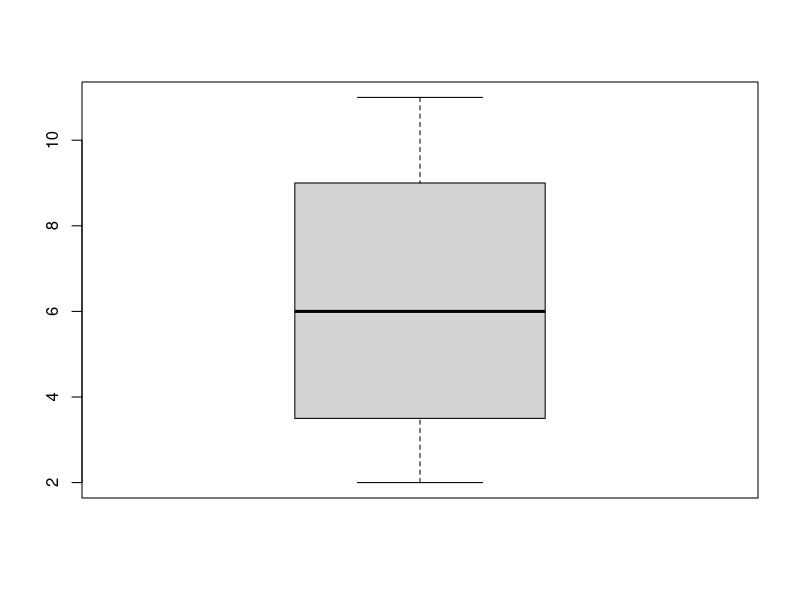
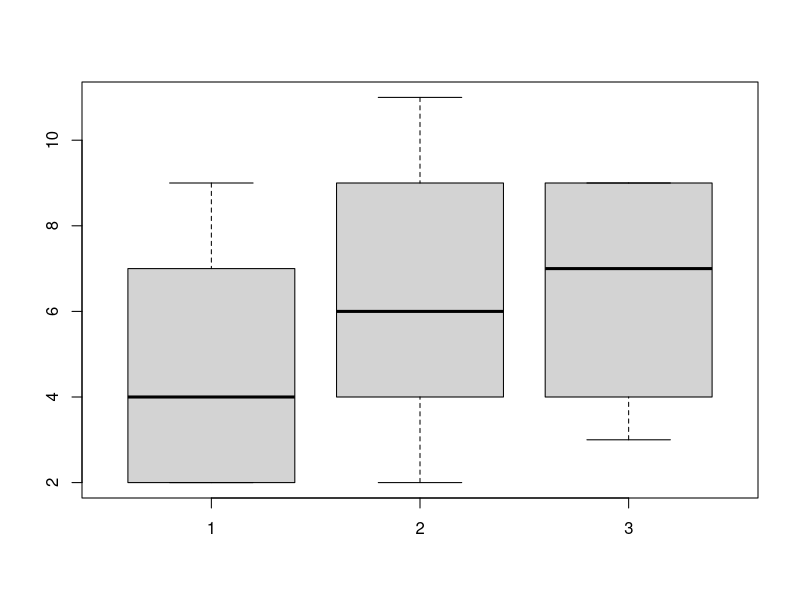

Reproduce these figures in R, in order.
### R code from vignette source '26_basic_course_on_R_ooprog.Rnw'

###################################################
### code chunk number 1: 26_basic_course_on_R_ooprog.Rnw:76-77
###################################################
x <- c(2, 4, 2, 7, 9, 11, 9, 4, 2, 6, 7, 9, 9, 4, 3)


###################################################
### code chunk number 2: 26_basic_course_on_R_ooprog.Rnw:80-81
###################################################
x


###################################################
### code chunk number 3: 26_basic_course_on_R_ooprog.Rnw:84-85
###################################################
logicVec <- c(TRUE, FALSE, TRUE)


###################################################
### code chunk number 4: 26_basic_course_on_R_ooprog.Rnw:88-89
###################################################
logicVec


###################################################
### code chunk number 5: 26_basic_course_on_R_ooprog.Rnw:93-94
###################################################
X <- matrix(x, nrow = 5, ncol = 3)


###################################################
### code chunk number 6: 26_basic_course_on_R_ooprog.Rnw:97-98
###################################################
X


###################################################
### code chunk number 7: 26_basic_course_on_R_ooprog.Rnw:119-124 (eval = FALSE)
###################################################
## class()     # Determines the class of an object.  Can also be  
##             # used to assign a class to an object.
## is.cname()  # Returns TRUE if an object belongs to the class 
##             # "cname" (e.g. is.numeric(), is.data.frame(), etc.) 
##             # and FALSE otherwise.


###################################################
### code chunk number 8: 26_basic_course_on_R_ooprog.Rnw:131-134
###################################################
class(x)
class(logicVec)
class(X)


###################################################
### code chunk number 9: 26_basic_course_on_R_ooprog.Rnw:167-169
###################################################
boxplot(x)               # x is a vector.
boxplot(X)               # X is a matrix with 3 columns.


###################################################
### code chunk number 10: 26_basic_course_on_R_ooprog.Rnw:220-221
###################################################
boxplot


###################################################
### code chunk number 11: 26_basic_course_on_R_ooprog.Rnw:226-230 (eval = FALSE)
###################################################
## methods()      # Determine the S3 methods that are associated   
##                # with a given generic function
## showMethods()  # Determine the S4 methods that are associated   
##                # with a given generic function


###################################################
### code chunk number 12: 26_basic_course_on_R_ooprog.Rnw:237-238
###################################################
methods(boxplot)


###################################################
### code chunk number 13: 26_basic_course_on_R_ooprog.Rnw:245-246 (eval = FALSE)
###################################################
## boxplot(x)


###################################################
### code chunk number 14: 26_basic_course_on_R_ooprog.Rnw:250-251 (eval = FALSE)
###################################################
## boxplot.default(x)


###################################################
### code chunk number 15: 26_basic_course_on_R_ooprog.Rnw:255-256 (eval = FALSE)
###################################################
## boxplot(X)


###################################################
### code chunk number 16: 26_basic_course_on_R_ooprog.Rnw:261-262 (eval = FALSE)
###################################################
## boxplot.matrix(X)


###################################################
### code chunk number 17: 26_basic_course_on_R_ooprog.Rnw:284-285
###################################################
boxplot.matrix;


###################################################
### code chunk number 18: 26_basic_course_on_R_ooprog.Rnw:343-351
###################################################
x <- runif(100000)
y <- runif(100000)
z <- NULL
system.time(
    for(i in 1:100000) {
       z[i] <- x[i] + y[i]
    }
)


###################################################
### code chunk number 19: 26_basic_course_on_R_ooprog.Rnw:443-450
###################################################
x <- runif(100000)
system.time(
    for(i in 1:100000) {
      y <- sqrt(2)    # This statement can be moved outside the loop
      x[i] <- x[i] + y
    }
)


###################################################
### code chunk number 20: 26_basic_course_on_R_ooprog.Rnw:458-464
###################################################
system.time({
    y <- sqrt(2)           # This statement was pulled from the loop
    for(i in 1:100000) {
        x[i] <- x[i] + y
    }
})


###################################################
### code chunk number 21: 26_basic_course_on_R_ooprog.Rnw:499-508
###################################################
x <- runif(100000)
y <- runif(100000)
z <- NULL                 # We do not preallocate the elements of z
system.time(
    for (i in 1:100000) {
        z <- c(z, x[i] + y[i])  # R has to recreate z entirely 
                                # each iteration
    }
)


###################################################
### code chunk number 22: 26_basic_course_on_R_ooprog.Rnw:516-522
###################################################
z <- NULL                   # do not preallocate the elements of z
system.time(
    for (i in 1:100000) {
        z[i] <- x[i] + y[i] # R has to redimension z (change  
    }                       # its length) each iteration
)


###################################################
### code chunk number 23: 26_basic_course_on_R_ooprog.Rnw:531-538
###################################################
z <- rep(NA, 100000)      # Now preallocate 100,000 elements of z,
                          # assigning each the value NA
system.time(
    for (i in 1:100000) {
        z[i] <- x[i] + y[i] # R only has to assign to a single  
    }                       # element of z, with no redimensioning
)


###################################################
### code chunk number 24: 26_basic_course_on_R_ooprog.Rnw:649-652
###################################################
x <- runif(100000)
y <- runif(100000)
z <- rep(NA, 100000)


###################################################
### code chunk number 25: 26_basic_course_on_R_ooprog.Rnw:659-664
###################################################
system.time( 
    for(i in 1:length(x)) {
        z[i] <- x[i] + y[i]
    }
)


###################################################
### code chunk number 26: 26_basic_course_on_R_ooprog.Rnw:669-672
###################################################
system.time( 
    z <- x + y
) 


###################################################
### code chunk number 27: 26_basic_course_on_R_ooprog.Rnw:689-690
###################################################
"+"(2, 3)


###################################################
### code chunk number 28: 26_basic_course_on_R_ooprog.Rnw:728-737
###################################################
x <- runif(100000)
y <- runif(100000)
z <- rep(NA, 100000)
library(compiler)     # The 'compiler' package comes built-in with R
f <- function() {
    for(i in 1:length(x)) {
        z[i] <<- x[i] + y[i]   # Note the use of '<<-'
    }
}


###################################################
### code chunk number 29: 26_basic_course_on_R_ooprog.Rnw:740-741
###################################################
cf <- cmpfun(f)


###################################################
### code chunk number 30: 26_basic_course_on_R_ooprog.Rnw:744-745
###################################################
system.time(cf())


